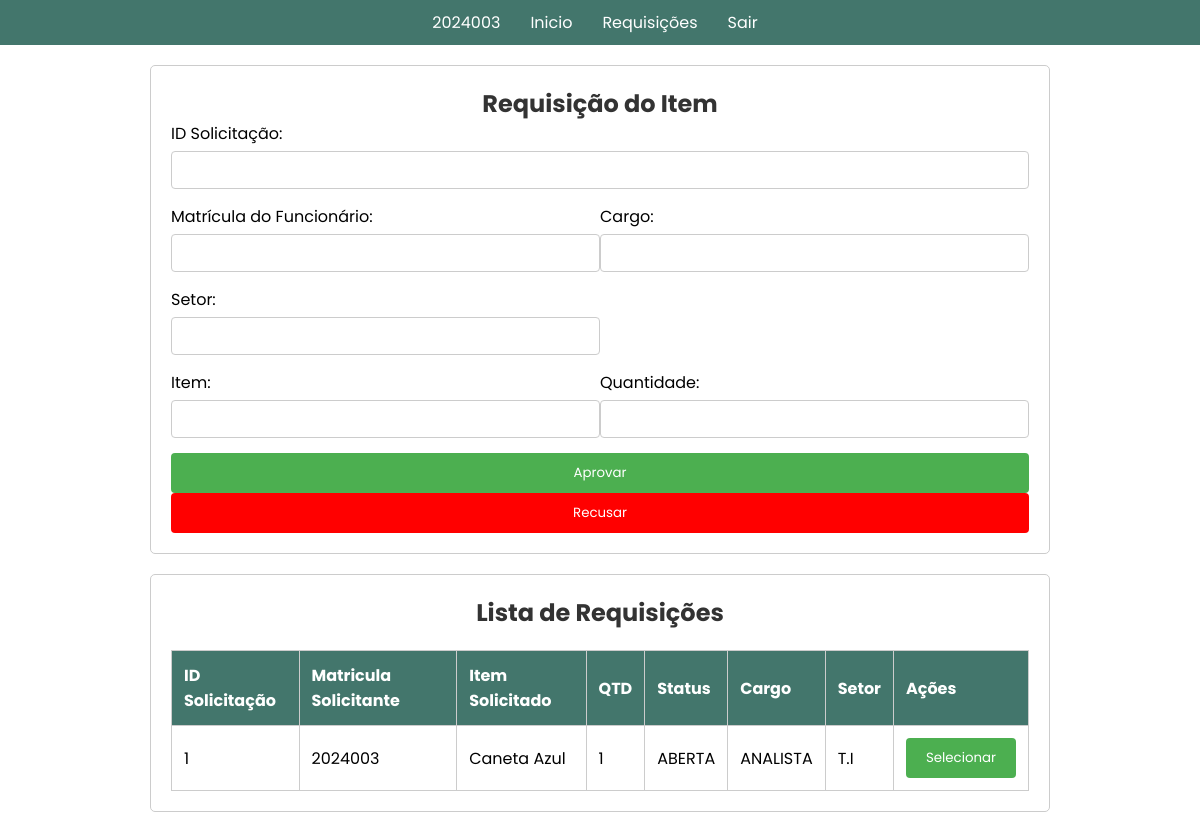
Before: /05.Aprovador_Inicial_Aprovar/index.php (signed in) with the older database file.
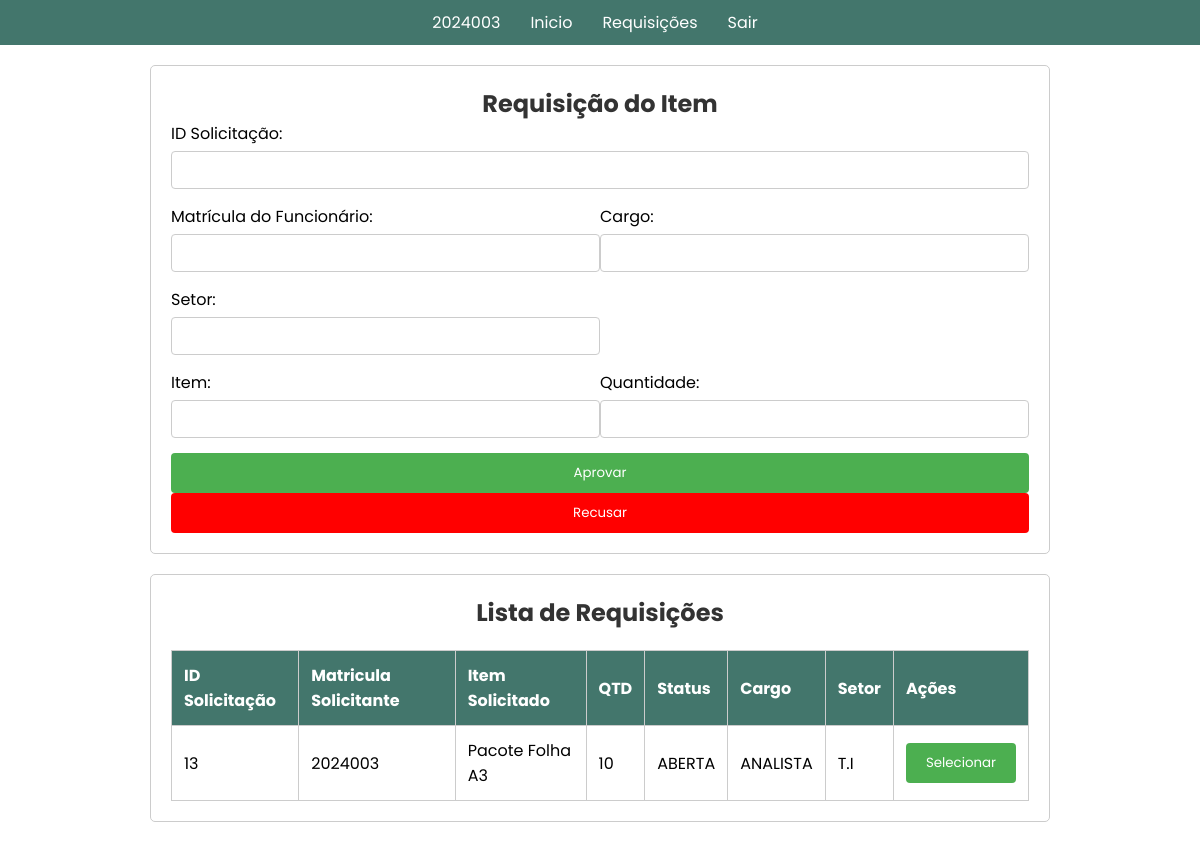
After: the same page with the newer database file.
### tables this page shows
CREATE TABLE `requisicao` (
  `QuantidadeItem` int(11) DEFAULT NULL,
  `CargoFuncionario` varchar(100) DEFAULT NULL,
  `ID_Solicitacao` int(11) NOT NULL,
  `NomeItem` varchar(100) DEFAULT NULL,
  `SetorFuncionario` varchar(100) DEFAULT NULL,
  `StatusSolicitacao` varchar(50) DEFAULT NULL,
  `DataSolicitacao` timestamp NOT NULL DEFAULT current_timestamp() ON UPDATE current_timestamp(),
  `FK_ITEM_ID_Item` int(11) DEFAULT NULL,
  `FK_CONTA_Matricula` int(11) DEFAULT NULL
);

### 05.Aprovador_Inicial_Aprovar/index.php (the view, shortened to what this page needs)
<!DOCTYPE html>
<html lang="en">
<head>
    <link rel="stylesheet" href="../src/css/reset.css">
    <link rel="stylesheet" href="../src/css/font.css">
    <link rel="stylesheet" href="style.css">
</head>
<body>
<?php
    $atual = $_SESSION['matricula'];
    $setor_session = $_SESSION['nomeSetor'];
    include '../src/db/db_connection.php';
?>
<nav>
    <ul>
        <?php
        $menu_items = array(
            $atual => "ID.php",
            "Inicio" => "../05.Aprovador_Inicial_Aprovar/index.php",
            "Requisições" =>"../05.1Aprovador_Visu_Req/index.php",
            "Sair" => "../src/php/sair.php");
        foreach ($menu_items as $label => $url) {
            echo '<li><a href="' . $url . '">' . $label . '</a></li>';
        }
        ?>
    </ul>
</nav>
<div class="container">
    <h2>Requisição do Item</h2>
    <form method="post" action="aprovar_requisicao.php">
        <div class="row">
            <div class="col-12">
                <label for="id_solicitacao_aprovar">ID Solicitação:</label>
                <input type="text" id="id_solicitacao_aprovar" name="id_solicitacao" required readonly>
            </div>
        </div>
        <div class="row">
            <div class="col-6">
                <label for="matricula_funcionario">Matrícula do Funcionário:</label>
                <input type="text" id="matricula_funcionario" name="matricula_funcionario" required readonly>
            </div>
            <div class="col-6">
                <label for="cargo">Cargo:</label>
                <input type="text" id="cargo" name="cargo" required readonly>
            </div>
        </div>
        <div class="row">
            <div class="col-6">
                <label for="setor">Setor:</label>
                <input type="text" id="setor" name="setor" required readonly>
            </div>
        </div>
        <div class="row">
            <div class="col-6">
                <label for="item">Item:</label>
                <input type="text" id="item" name="item" required readonly>
            </div>
            <div class="col-6">
                <label for="quantidade">Quantidade:</label>
                <input type="number" id="quantidade" name="quantidade" required readonly>
            </div>
        </div>
        <button type="submit">Aprovar</button>
    </form>
    <form method="post" action="recusar_requisicao.php">
        <button type="submit" class="recusar">Recusar</button>
    </form>
</div>
<div class="container">
    <h2>Lista de Requisições</h2>
    <table>
        <thead>
            <tr>
                <th>ID Solicitação</th>
                <th>Matricula Solicitante</th>
                <th>Item Solicitado</th>
                <th>QTD</th>
                <th>Status</th>
                <th>Cargo</th>
                <th>Setor</th>
                <th>Ações</th>
            </tr>
        </thead>
        <tbody>
        <?php
                $sql = "SELECT ID_Solicitacao, NomeItem, QuantidadeItem, StatusSolicitacao, CargoFuncionario, SetorFuncionario, FK_CONTA_Matricula
                        FROM requisicao
                        WHERE SetorFuncionario = '$setor_session' AND StatusSolicitacao = 'ABERTA' AND ID_Solicitacao != '$atual'";
                $result = $conn->query($sql);
                if ($result->num_rows > 0) {
                    while ($row = $result->fetch_assoc()) {
                        $id_solicitacao = $row['ID_Solicitacao'];
                        $matricula_funcionario = $row['FK_CONTA_Matricula'];
                        $item = $row['NomeItem'];
                        $quantidade = $row['QuantidadeItem'];
                        $status = $row['StatusSolicitacao'];
                        $cargo = $row['CargoFuncionario'];
                        $setor = $row['SetorFuncionario'];
                        echo "<tr>
                                <td>{$id_solicitacao}</td>
                                <td>{$matricula_funcionario}</td>
                                <td>{$item}</td>
                                <td>{$quantidade}</td>
                                <td>{$status}</td>
                                <td>{$cargo}</td>
                                <td>{$setor}</td>
                                <td><button type='button' onclick=\"preencherFormularioAprovador('{$id_solicitacao}', '{$matricula_funcionario}', '{$cargo}', '{$setor}', '{$item}', '{$quantidade}')\">Selecionar</button></td>
                              </tr>";
                    }
                } else {
                    echo "<tr><td colspan='8'>Nenhum registro encontrado</td></tr>";
                }
            ?>
        </tbody>
    </table>
</div>
</body>
</html>

Changed rows visible on the page:
removed requisicao: ID_Solicitacao "1", FK_CONTA_Matricula "2024003", NomeItem "Caneta Azul", QuantidadeItem "1", StatusSolicitacao "ABERTA", CargoFuncionario "ANALISTA", SetorFuncionario "T.I"
added requisicao: ID_Solicitacao "13", FK_CONTA_Matricula "2024003", NomeItem "Pacote Folha A3", QuantidadeItem "10", StatusSolicitacao "ABERTA", CargoFuncionario "ANALISTA", SetorFuncionario "T.I"
